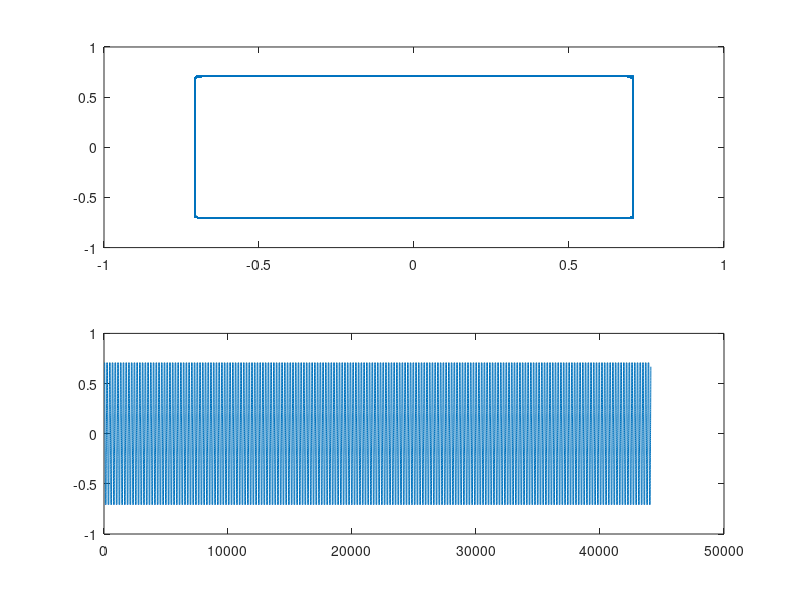

This figure's MATLAB source:

fs = 44100;
dur = 1;
t = [0:fs-1]/fs; 

% core parameters
f = 200; % f0
n = 4; % order (vertex count)
T = 0; % teeth
phaseOffset = pi/4; % initial phase

theta = 2*pi*f*t; % phase angle [radians]

% polygon 
r = zeros(1, length(theta)); % polygon amplitude
for i=1:length(r)
r(i) = cos(pi/n) / cos(mod(theta(i), 2*pi/n) -pi/n + T);
end


% sampling and projection
poly = r .* (cos(theta+phaseOffset) + 1j*sin(theta+phaseOffset)); % sampled polygon
polyWav = imag(poly); % projection to y axis

%% plot
subplot(2,1,1);
plot(real(poly), imag(poly));

subplot(2,1,2);
plot(polyWav);

%% sound
soundsc(polyWav, fs);